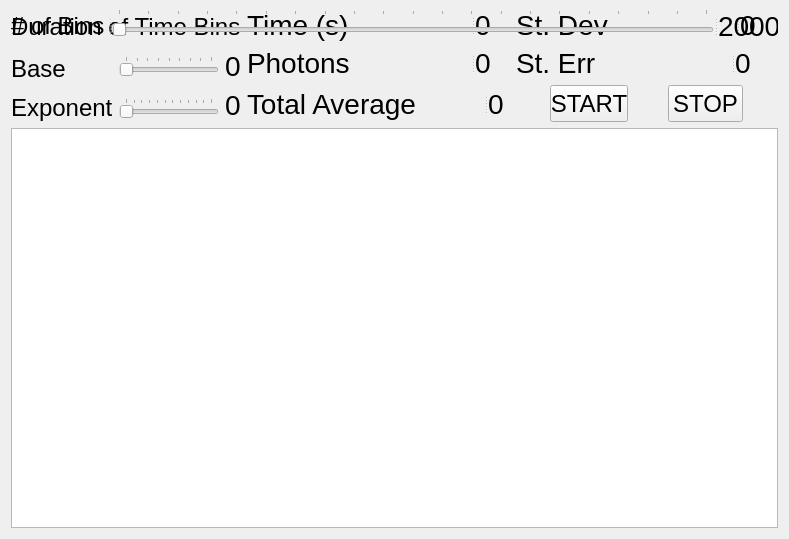
<?xml version="1.0" encoding="UTF-8"?>
<ui version="4.0">
 <class>Form</class>
 <widget class="QWidget" name="Form">
  <property name="geometry">
   <rect>
    <x>0</x>
    <y>0</y>
    <width>789</width>
    <height>539</height>
   </rect>
  </property>
  <property name="windowTitle">
   <string>Form</string>
  </property>
  <layout class="QGridLayout" name="gridLayout">
   <property name="topMargin">
    <number>9</number>
   </property>
   <property name="horizontalSpacing">
    <number>6</number>
   </property>
   <item row="3" column="0" colspan="3">
    <widget class="QGraphicsView" name="Graph"/>
   </item>
   <item row="1" column="2" rowspan="2">
    <layout class="QGridLayout" name="ThreeTwoForm">
     <item row="0" column="0">
      <widget class="QSplitter" name="TimeForm">
       <property name="maximumSize">
        <size>
         <width>16777215</width>
         <height>34</height>
        </size>
       </property>
       <property name="orientation">
        <enum>Qt::Horizontal</enum>
       </property>
       <widget class="QLabel" name="TimeLabel">
        <property name="maximumSize">
         <size>
          <width>16777215</width>
          <height>34</height>
         </size>
        </property>
        <property name="font">
         <font>
          <pointsize>21</pointsize>
         </font>
        </property>
        <property name="text">
         <string>Time (s)</string>
        </property>
       </widget>
       <widget class="QLabel" name="TimeVL">
        <property name="font">
         <font>
          <pointsize>21</pointsize>
         </font>
        </property>
        <property name="text">
         <string>0</string>
        </property>
       </widget>
      </widget>
     </item>
     <item row="0" column="1">
      <widget class="QSplitter" name="StDevForm">
       <property name="maximumSize">
        <size>
         <width>16777215</width>
         <height>16777215</height>
        </size>
       </property>
       <property name="orientation">
        <enum>Qt::Horizontal</enum>
       </property>
       <widget class="QLabel" name="StDevLabel">
        <property name="font">
         <font>
          <pointsize>21</pointsize>
         </font>
        </property>
        <property name="text">
         <string>St. Dev</string>
        </property>
       </widget>
       <widget class="QLabel" name="StDevVL">
        <property name="font">
         <font>
          <pointsize>21</pointsize>
         </font>
        </property>
        <property name="text">
         <string>0</string>
        </property>
       </widget>
      </widget>
     </item>
     <item row="1" column="0">
      <widget class="QSplitter" name="PhotonForm">
       <property name="maximumSize">
        <size>
         <width>16777215</width>
         <height>16777215</height>
        </size>
       </property>
       <property name="orientation">
        <enum>Qt::Horizontal</enum>
       </property>
       <widget class="QLabel" name="PhotonLabel">
        <property name="font">
         <font>
          <pointsize>21</pointsize>
         </font>
        </property>
        <property name="text">
         <string>Photons</string>
        </property>
       </widget>
       <widget class="QLabel" name="PhotonVL">
        <property name="font">
         <font>
          <pointsize>21</pointsize>
         </font>
        </property>
        <property name="text">
         <string>0</string>
        </property>
       </widget>
      </widget>
     </item>
     <item row="1" column="1">
      <widget class="QSplitter" name="StErrForm">
       <property name="maximumSize">
        <size>
         <width>16777215</width>
         <height>16777215</height>
        </size>
       </property>
       <property name="orientation">
        <enum>Qt::Horizontal</enum>
       </property>
       <widget class="QLabel" name="StErrLabel">
        <property name="font">
         <font>
          <pointsize>21</pointsize>
         </font>
        </property>
        <property name="text">
         <string>St. Err</string>
        </property>
       </widget>
       <widget class="QLabel" name="StErrVL">
        <property name="font">
         <font>
          <pointsize>21</pointsize>
         </font>
        </property>
        <property name="text">
         <string>0</string>
        </property>
       </widget>
      </widget>
     </item>
     <item row="2" column="0">
      <widget class="QSplitter" name="TotAvgForm">
       <property name="maximumSize">
        <size>
         <width>16777215</width>
         <height>16777215</height>
        </size>
       </property>
       <property name="orientation">
        <enum>Qt::Horizontal</enum>
       </property>
       <widget class="QLabel" name="TotAvgLabel">
        <property name="font">
         <font>
          <pointsize>21</pointsize>
         </font>
        </property>
        <property name="text">
         <string>Total Average</string>
        </property>
       </widget>
       <widget class="QLabel" name="TotAvgVL">
        <property name="font">
         <font>
          <pointsize>21</pointsize>
         </font>
        </property>
        <property name="text">
         <string>0</string>
        </property>
       </widget>
      </widget>
     </item>
     <item row="2" column="1">
      <layout class="QGridLayout" name="BtnForm">
       <item row="0" column="0">
        <widget class="QPushButton" name="StartBtn">
         <property name="enabled">
          <bool>true</bool>
         </property>
         <property name="minimumSize">
          <size>
           <width>78</width>
           <height>37</height>
          </size>
         </property>
         <property name="maximumSize">
          <size>
           <width>78</width>
           <height>37</height>
          </size>
         </property>
         <property name="font">
          <font>
           <pointsize>18</pointsize>
          </font>
         </property>
         <property name="text">
          <string>START</string>
         </property>
        </widget>
       </item>
       <item row="0" column="1">
        <widget class="QPushButton" name="StopBtn">
         <property name="minimumSize">
          <size>
           <width>75</width>
           <height>37</height>
          </size>
         </property>
         <property name="maximumSize">
          <size>
           <width>75</width>
           <height>37</height>
          </size>
         </property>
         <property name="font">
          <font>
           <pointsize>18</pointsize>
          </font>
         </property>
         <property name="text">
          <string>STOP</string>
         </property>
        </widget>
       </item>
      </layout>
     </item>
    </layout>
   </item>
   <item row="1" column="1">
    <widget class="QLabel" name="TSETLabel">
     <property name="font">
      <font>
       <pointsize>18</pointsize>
       <weight>50</weight>
       <bold>false</bold>
      </font>
     </property>
     <property name="text">
      <string>Duration of Time Bins</string>
     </property>
    </widget>
   </item>
   <item row="2" column="0" colspan="2">
    <layout class="QGridLayout" name="TSETForm">
     <item row="0" column="0" rowspan="2">
      <widget class="QLabel" name="BaseLabel">
       <property name="maximumSize">
        <size>
         <width>16777215</width>
         <height>35</height>
        </size>
       </property>
       <property name="font">
        <font>
         <pointsize>18</pointsize>
         <weight>50</weight>
         <bold>false</bold>
        </font>
       </property>
       <property name="text">
        <string>Base</string>
       </property>
      </widget>
     </item>
     <item row="0" column="1">
      <widget class="QSlider" name="BaseSlider">
       <property name="minimum">
        <number>1</number>
       </property>
       <property name="maximum">
        <number>9</number>
       </property>
       <property name="singleStep">
        <number>1</number>
       </property>
       <property name="value">
        <number>1</number>
       </property>
       <property name="sliderPosition">
        <number>1</number>
       </property>
       <property name="orientation">
        <enum>Qt::Horizontal</enum>
       </property>
       <property name="tickPosition">
        <enum>QSlider::TicksAbove</enum>
       </property>
       <property name="tickInterval">
        <number>1</number>
       </property>
      </widget>
     </item>
     <item row="0" column="2">
      <widget class="QLabel" name="BaseVL">
       <property name="maximumSize">
        <size>
         <width>16777215</width>
         <height>34</height>
        </size>
       </property>
       <property name="font">
        <font>
         <pointsize>21</pointsize>
        </font>
       </property>
       <property name="text">
        <string>0</string>
       </property>
      </widget>
     </item>
     <item row="1" column="2" rowspan="2">
      <widget class="QLabel" name="ExponentVL">
       <property name="maximumSize">
        <size>
         <width>16777215</width>
         <height>35</height>
        </size>
       </property>
       <property name="font">
        <font>
         <pointsize>21</pointsize>
        </font>
       </property>
       <property name="text">
        <string>0</string>
       </property>
      </widget>
     </item>
     <item row="2" column="0">
      <widget class="QLabel" name="ExponentLabel">
       <property name="maximumSize">
        <size>
         <width>16777215</width>
         <height>29</height>
        </size>
       </property>
       <property name="font">
        <font>
         <pointsize>18</pointsize>
         <weight>50</weight>
         <bold>false</bold>
        </font>
       </property>
       <property name="text">
        <string>Exponent</string>
       </property>
      </widget>
     </item>
     <item row="2" column="1">
      <widget class="QSlider" name="ExponentSlider">
       <property name="maximum">
        <number>11</number>
       </property>
       <property name="value">
        <number>0</number>
       </property>
       <property name="orientation">
        <enum>Qt::Horizontal</enum>
       </property>
       <property name="tickPosition">
        <enum>QSlider::TicksAbove</enum>
       </property>
       <property name="tickInterval">
        <number>1</number>
       </property>
      </widget>
     </item>
    </layout>
   </item>
   <item row="0" column="0" rowspan="2" colspan="3">
    <widget class="QSplitter" name="NPERForm">
     <property name="maximumSize">
      <size>
       <width>16777215</width>
       <height>34</height>
      </size>
     </property>
     <property name="orientation">
      <enum>Qt::Horizontal</enum>
     </property>
     <widget class="QLabel" name="NPERLabel">
      <property name="minimumSize">
       <size>
        <width>97</width>
        <height>34</height>
       </size>
      </property>
      <property name="maximumSize">
       <size>
        <width>97</width>
        <height>34</height>
       </size>
      </property>
      <property name="font">
       <font>
        <pointsize>18</pointsize>
        <weight>50</weight>
        <bold>false</bold>
       </font>
      </property>
      <property name="text">
       <string># of Bins</string>
      </property>
     </widget>
     <widget class="QSlider" name="NPERSlider">
      <property name="minimum">
       <number>1</number>
      </property>
      <property name="maximum">
       <number>2000</number>
      </property>
      <property name="value">
       <number>1</number>
      </property>
      <property name="orientation">
       <enum>Qt::Horizontal</enum>
      </property>
      <property name="tickPosition">
       <enum>QSlider::TicksAbove</enum>
      </property>
      <property name="tickInterval">
       <number>100</number>
      </property>
     </widget>
     <widget class="QLabel" name="NPERVL">
      <property name="maximumSize">
       <size>
        <width>60</width>
        <height>34</height>
       </size>
      </property>
      <property name="font">
       <font>
        <pointsize>21</pointsize>
       </font>
      </property>
      <property name="text">
       <string>2000</string>
      </property>
     </widget>
    </widget>
   </item>
  </layout>
 </widget>
 <resources/>
 <connections>
  <connection>
   <sender>NPERSlider</sender>
   <signal>valueChanged(int)</signal>
   <receiver>NPERVL</receiver>
   <slot>setNum(int)</slot>
   <hints>
    <hint type="sourcelabel">
     <x>268</x>
     <y>193</y>
    </hint>
    <hint type="destinationlabel">
     <x>308</x>
     <y>193</y>
    </hint>
   </hints>
  </connection>
  <connection>
   <sender>BaseSlider</sender>
   <signal>valueChanged(int)</signal>
   <receiver>BaseVL</receiver>
   <slot>setNum(int)</slot>
   <hints>
    <hint type="sourcelabel">
     <x>254</x>
     <y>60</y>
    </hint>
    <hint type="destinationlabel">
     <x>326</x>
     <y>60</y>
    </hint>
   </hints>
  </connection>
  <connection>
   <sender>ExponentSlider</sender>
   <signal>valueChanged(int)</signal>
   <receiver>ExponentVL</receiver>
   <slot>setNum(int)</slot>
   <hints>
    <hint type="sourcelabel">
     <x>253</x>
     <y>100</y>
    </hint>
    <hint type="destinationlabel">
     <x>313</x>
     <y>98</y>
    </hint>
   </hints>
  </connection>
 </connections>
</ui>
